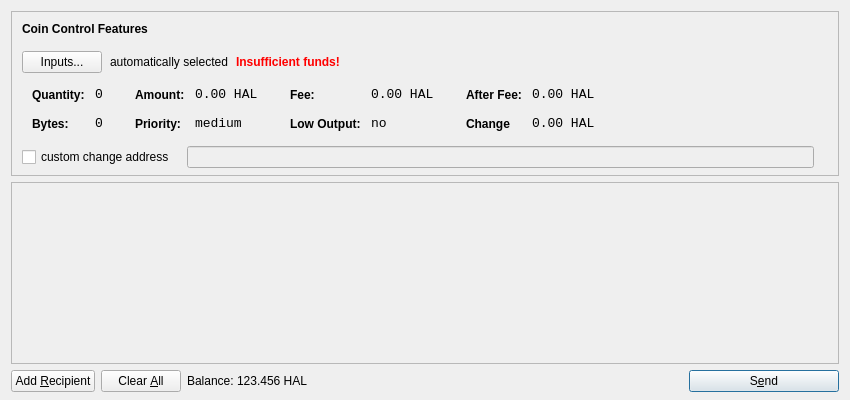
<?xml version="1.0" encoding="UTF-8"?>
<ui version="4.0">
 <class>SendCoinsDialog</class>
 <widget class="QDialog" name="SendCoinsDialog">
  <property name="geometry">
   <rect>
    <x>0</x>
    <y>0</y>
    <width>850</width>
    <height>400</height>
   </rect>
  </property>
  <property name="windowTitle">
   <string>Send Coins</string>
  </property>
  <layout class="QVBoxLayout" name="verticalLayout" stretch="0,1,0">
   <property name="bottomMargin">
    <number>8</number>
   </property>
   <item>
    <widget class="QFrame" name="frameCoinControl">
     <property name="sizePolicy">
      <sizepolicy hsizetype="Expanding" vsizetype="Expanding">
       <horstretch>0</horstretch>
       <verstretch>0</verstretch>
      </sizepolicy>
     </property>
     <property name="maximumSize">
      <size>
       <width>16777215</width>
       <height>16777215</height>
      </size>
     </property>
     <property name="frameShape">
      <enum>QFrame::StyledPanel</enum>
     </property>
     <property name="frameShadow">
      <enum>QFrame::Sunken</enum>
     </property>
     <layout class="QVBoxLayout" name="verticalLayoutCoinControl2">
      <property name="spacing">
       <number>-1</number>
      </property>
      <property name="leftMargin">
       <number>0</number>
      </property>
      <property name="topMargin">
       <number>0</number>
      </property>
      <property name="rightMargin">
       <number>0</number>
      </property>
      <property name="bottomMargin">
       <number>6</number>
      </property>
      <item>
       <layout class="QVBoxLayout" name="verticalLayoutCoinControl" stretch="0,0,0,0,1">
        <property name="spacing">
         <number>0</number>
        </property>
        <property name="leftMargin">
         <number>10</number>
        </property>
        <property name="topMargin">
         <number>10</number>
        </property>
        <item>
         <layout class="QHBoxLayout" name="horizontalLayoutCoinControl1">
          <property name="bottomMargin">
           <number>15</number>
          </property>
          <item>
           <widget class="QLabel" name="labelCoinControlFeatures">
            <property name="sizePolicy">
             <sizepolicy hsizetype="Preferred" vsizetype="Maximum">
              <horstretch>0</horstretch>
              <verstretch>0</verstretch>
             </sizepolicy>
            </property>
            <property name="font">
             <font>
              <weight>75</weight>
              <bold>true</bold>
             </font>
            </property>
            <property name="styleSheet">
             <string notr="true">font-weight:bold;</string>
            </property>
            <property name="text">
             <string>Coin Control Features</string>
            </property>
           </widget>
          </item>
         </layout>
        </item>
        <item>
         <layout class="QHBoxLayout" name="horizontalLayoutCoinControl2" stretch="0,0,0,0">
          <property name="spacing">
           <number>8</number>
          </property>
          <property name="bottomMargin">
           <number>10</number>
          </property>
          <item>
           <widget class="QPushButton" name="pushButtonCoinControl">
            <property name="styleSheet">
             <string notr="true"/>
            </property>
            <property name="text">
             <string>Inputs...</string>
            </property>
           </widget>
          </item>
          <item>
           <widget class="QLabel" name="labelCoinControlAutomaticallySelected">
            <property name="text">
             <string>automatically selected</string>
            </property>
            <property name="margin">
             <number>5</number>
            </property>
           </widget>
          </item>
          <item>
           <widget class="QLabel" name="labelCoinControlInsuffFunds">
            <property name="font">
             <font>
              <weight>75</weight>
              <bold>true</bold>
             </font>
            </property>
            <property name="styleSheet">
             <string notr="true">color:red;font-weight:bold;</string>
            </property>
            <property name="text">
             <string>Insufficient funds!</string>
            </property>
            <property name="margin">
             <number>5</number>
            </property>
           </widget>
          </item>
          <item>
           <spacer name="horizontalSpacerCoinControl">
            <property name="orientation">
             <enum>Qt::Horizontal</enum>
            </property>
            <property name="sizeHint" stdset="0">
             <size>
              <width>40</width>
              <height>1</height>
             </size>
            </property>
           </spacer>
          </item>
         </layout>
        </item>
        <item>
         <widget class="QWidget" name="widgetCoinControl" native="true">
          <property name="sizePolicy">
           <sizepolicy hsizetype="Preferred" vsizetype="Preferred">
            <horstretch>0</horstretch>
            <verstretch>0</verstretch>
           </sizepolicy>
          </property>
          <property name="minimumSize">
           <size>
            <width>0</width>
            <height>0</height>
           </size>
          </property>
          <property name="styleSheet">
           <string notr="true"/>
          </property>
          <layout class="QHBoxLayout" name="horizontalLayoutCoinControl5">
           <property name="margin">
            <number>0</number>
           </property>
           <item>
            <layout class="QHBoxLayout" name="horizontalLayoutCoinControl3" stretch="0,0,0,1">
             <property name="spacing">
              <number>20</number>
             </property>
             <property name="topMargin">
              <number>0</number>
             </property>
             <property name="bottomMargin">
              <number>10</number>
             </property>
             <item>
              <layout class="QFormLayout" name="formLayoutCoinControl1">
               <property name="horizontalSpacing">
                <number>10</number>
               </property>
               <property name="verticalSpacing">
                <number>14</number>
               </property>
               <property name="leftMargin">
                <number>10</number>
               </property>
               <property name="topMargin">
                <number>4</number>
               </property>
               <property name="rightMargin">
                <number>6</number>
               </property>
               <item row="0" column="0">
                <widget class="QLabel" name="labelCoinControlQuantityText">
                 <property name="styleSheet">
                  <string notr="true">font-weight:bold;</string>
                 </property>
                 <property name="text">
                  <string>Quantity:</string>
                 </property>
                 <property name="margin">
                  <number>0</number>
                 </property>
                </widget>
               </item>
               <item row="0" column="1">
                <widget class="QLabel" name="labelCoinControlQuantity">
                 <property name="font">
                  <font>
                   <family>Monospace</family>
                   <pointsize>10</pointsize>
                  </font>
                 </property>
                 <property name="cursor">
                  <cursorShape>IBeamCursor</cursorShape>
                 </property>
                 <property name="contextMenuPolicy">
                  <enum>Qt::ActionsContextMenu</enum>
                 </property>
                 <property name="text">
                  <string>0</string>
                 </property>
                 <property name="margin">
                  <number>0</number>
                 </property>
                 <property name="textInteractionFlags">
                  <set>Qt::LinksAccessibleByMouse|Qt::TextSelectableByKeyboard|Qt::TextSelectableByMouse</set>
                 </property>
                </widget>
               </item>
               <item row="1" column="0">
                <widget class="QLabel" name="labelCoinControlBytesText">
                 <property name="styleSheet">
                  <string notr="true">font-weight:bold;</string>
                 </property>
                 <property name="text">
                  <string>Bytes:</string>
                 </property>
                </widget>
               </item>
               <item row="1" column="1">
                <widget class="QLabel" name="labelCoinControlBytes">
                 <property name="font">
                  <font>
                   <family>Monospace</family>
                   <pointsize>10</pointsize>
                  </font>
                 </property>
                 <property name="cursor">
                  <cursorShape>IBeamCursor</cursorShape>
                 </property>
                 <property name="contextMenuPolicy">
                  <enum>Qt::ActionsContextMenu</enum>
                 </property>
                 <property name="text">
                  <string>0</string>
                 </property>
                 <property name="textInteractionFlags">
                  <set>Qt::LinksAccessibleByMouse|Qt::TextSelectableByKeyboard|Qt::TextSelectableByMouse</set>
                 </property>
                </widget>
               </item>
              </layout>
             </item>
             <item>
              <layout class="QFormLayout" name="formLayoutCoinControl2">
               <property name="horizontalSpacing">
                <number>10</number>
               </property>
               <property name="verticalSpacing">
                <number>14</number>
               </property>
               <property name="leftMargin">
                <number>6</number>
               </property>
               <property name="topMargin">
                <number>4</number>
               </property>
               <property name="rightMargin">
                <number>6</number>
               </property>
               <item row="0" column="0">
                <widget class="QLabel" name="labelCoinControlAmountText">
                 <property name="styleSheet">
                  <string notr="true">font-weight:bold;</string>
                 </property>
                 <property name="text">
                  <string>Amount:</string>
                 </property>
                 <property name="margin">
                  <number>0</number>
                 </property>
                </widget>
               </item>
               <item row="0" column="1">
                <widget class="QLabel" name="labelCoinControlAmount">
                 <property name="font">
                  <font>
                   <family>Monospace</family>
                   <pointsize>10</pointsize>
                  </font>
                 </property>
                 <property name="cursor">
                  <cursorShape>IBeamCursor</cursorShape>
                 </property>
                 <property name="contextMenuPolicy">
                  <enum>Qt::ActionsContextMenu</enum>
                 </property>
                 <property name="text">
                  <string>0.00 HAL</string>
                 </property>
                 <property name="textInteractionFlags">
                  <set>Qt::LinksAccessibleByMouse|Qt::TextSelectableByKeyboard|Qt::TextSelectableByMouse</set>
                 </property>
                </widget>
               </item>
               <item row="1" column="0">
                <widget class="QLabel" name="labelCoinControlPriorityText">
                 <property name="styleSheet">
                  <string notr="true">font-weight:bold;</string>
                 </property>
                 <property name="text">
                  <string>Priority:</string>
                 </property>
                </widget>
               </item>
               <item row="1" column="1">
                <widget class="QLabel" name="labelCoinControlPriority">
                 <property name="font">
                  <font>
                   <family>Monospace</family>
                   <pointsize>10</pointsize>
                  </font>
                 </property>
                 <property name="cursor">
                  <cursorShape>IBeamCursor</cursorShape>
                 </property>
                 <property name="contextMenuPolicy">
                  <enum>Qt::ActionsContextMenu</enum>
                 </property>
                 <property name="text">
                  <string>medium</string>
                 </property>
                 <property name="textInteractionFlags">
                  <set>Qt::LinksAccessibleByMouse|Qt::TextSelectableByKeyboard|Qt::TextSelectableByMouse</set>
                 </property>
                </widget>
               </item>
              </layout>
             </item>
             <item>
              <layout class="QFormLayout" name="formLayoutCoinControl3">
               <property name="horizontalSpacing">
                <number>10</number>
               </property>
               <property name="verticalSpacing">
                <number>14</number>
               </property>
               <property name="leftMargin">
                <number>6</number>
               </property>
               <property name="topMargin">
                <number>4</number>
               </property>
               <property name="rightMargin">
                <number>6</number>
               </property>
               <item row="0" column="0">
                <widget class="QLabel" name="labelCoinControlFeeText">
                 <property name="styleSheet">
                  <string notr="true">font-weight:bold;</string>
                 </property>
                 <property name="text">
                  <string>Fee:</string>
                 </property>
                 <property name="margin">
                  <number>0</number>
                 </property>
                </widget>
               </item>
               <item row="0" column="1">
                <widget class="QLabel" name="labelCoinControlFee">
                 <property name="font">
                  <font>
                   <family>Monospace</family>
                   <pointsize>10</pointsize>
                  </font>
                 </property>
                 <property name="cursor">
                  <cursorShape>IBeamCursor</cursorShape>
                 </property>
                 <property name="contextMenuPolicy">
                  <enum>Qt::ActionsContextMenu</enum>
                 </property>
                 <property name="text">
                  <string>0.00 HAL</string>
                 </property>
                 <property name="textInteractionFlags">
                  <set>Qt::LinksAccessibleByMouse|Qt::TextSelectableByKeyboard|Qt::TextSelectableByMouse</set>
                 </property>
                </widget>
               </item>
               <item row="1" column="0">
                <widget class="QLabel" name="labelCoinControlLowOutputText">
                 <property name="styleSheet">
                  <string notr="true">font-weight:bold;</string>
                 </property>
                 <property name="text">
                  <string>Low Output:</string>
                 </property>
                </widget>
               </item>
               <item row="1" column="1">
                <widget class="QLabel" name="labelCoinControlLowOutput">
                 <property name="font">
                  <font>
                   <family>Monospace</family>
                   <pointsize>10</pointsize>
                  </font>
                 </property>
                 <property name="cursor">
                  <cursorShape>IBeamCursor</cursorShape>
                 </property>
                 <property name="contextMenuPolicy">
                  <enum>Qt::ActionsContextMenu</enum>
                 </property>
                 <property name="text">
                  <string>no</string>
                 </property>
                 <property name="textInteractionFlags">
                  <set>Qt::LinksAccessibleByMouse|Qt::TextSelectableByKeyboard|Qt::TextSelectableByMouse</set>
                 </property>
                </widget>
               </item>
              </layout>
             </item>
             <item>
              <layout class="QFormLayout" name="formLayoutCoinControl4">
               <property name="horizontalSpacing">
                <number>10</number>
               </property>
               <property name="verticalSpacing">
                <number>14</number>
               </property>
               <property name="leftMargin">
                <number>6</number>
               </property>
               <property name="topMargin">
                <number>4</number>
               </property>
               <property name="rightMargin">
                <number>6</number>
               </property>
               <item row="0" column="0">
                <widget class="QLabel" name="labelCoinControlAfterFeeText">
                 <property name="styleSheet">
                  <string notr="true">font-weight:bold;</string>
                 </property>
                 <property name="text">
                  <string>After Fee:</string>
                 </property>
                 <property name="margin">
                  <number>0</number>
                 </property>
                </widget>
               </item>
               <item row="0" column="1">
                <widget class="QLabel" name="labelCoinControlAfterFee">
                 <property name="font">
                  <font>
                   <family>Monospace</family>
                   <pointsize>10</pointsize>
                  </font>
                 </property>
                 <property name="cursor">
                  <cursorShape>IBeamCursor</cursorShape>
                 </property>
                 <property name="contextMenuPolicy">
                  <enum>Qt::ActionsContextMenu</enum>
                 </property>
                 <property name="text">
                  <string>0.00 HAL</string>
                 </property>
                 <property name="textInteractionFlags">
                  <set>Qt::LinksAccessibleByMouse|Qt::TextSelectableByKeyboard|Qt::TextSelectableByMouse</set>
                 </property>
                </widget>
               </item>
               <item row="1" column="0">
                <widget class="QLabel" name="labelCoinControlChangeText">
                 <property name="styleSheet">
                  <string notr="true">font-weight:bold;</string>
                 </property>
                 <property name="text">
                  <string>Change</string>
                 </property>
                </widget>
               </item>
               <item row="1" column="1">
                <widget class="QLabel" name="labelCoinControlChange">
                 <property name="font">
                  <font>
                   <family>Monospace</family>
                   <pointsize>10</pointsize>
                  </font>
                 </property>
                 <property name="cursor">
                  <cursorShape>IBeamCursor</cursorShape>
                 </property>
                 <property name="contextMenuPolicy">
                  <enum>Qt::ActionsContextMenu</enum>
                 </property>
                 <property name="text">
                  <string>0.00 HAL</string>
                 </property>
                 <property name="textInteractionFlags">
                  <set>Qt::LinksAccessibleByMouse|Qt::TextSelectableByKeyboard|Qt::TextSelectableByMouse</set>
                 </property>
                </widget>
               </item>
              </layout>
             </item>
            </layout>
           </item>
          </layout>
         </widget>
        </item>
        <item>
         <layout class="QHBoxLayout" name="horizontalLayoutCoinControl4" stretch="0,0,0">
          <property name="spacing">
           <number>12</number>
          </property>
          <property name="sizeConstraint">
           <enum>QLayout::SetDefaultConstraint</enum>
          </property>
          <property name="topMargin">
           <number>5</number>
          </property>
          <property name="rightMargin">
           <number>5</number>
          </property>
          <item>
           <widget class="QCheckBox" name="checkBoxCoinControlChange">
            <property name="text">
             <string>custom change address</string>
            </property>
           </widget>
          </item>
          <item>
           <widget class="QLineEdit" name="lineEditCoinControlChange">
            <property name="enabled">
             <bool>false</bool>
            </property>
            <property name="sizePolicy">
             <sizepolicy hsizetype="Expanding" vsizetype="Fixed">
              <horstretch>0</horstretch>
              <verstretch>0</verstretch>
             </sizepolicy>
            </property>
           </widget>
          </item>
          <item>
           <widget class="QLabel" name="labelCoinControlChangeLabel">
            <property name="sizePolicy">
             <sizepolicy hsizetype="Preferred" vsizetype="Expanding">
              <horstretch>0</horstretch>
              <verstretch>0</verstretch>
             </sizepolicy>
            </property>
            <property name="minimumSize">
             <size>
              <width>0</width>
              <height>0</height>
             </size>
            </property>
            <property name="text">
             <string/>
            </property>
            <property name="margin">
             <number>3</number>
            </property>
           </widget>
          </item>
         </layout>
        </item>
        <item>
         <spacer name="verticalSpacerCoinControl">
          <property name="orientation">
           <enum>Qt::Vertical</enum>
          </property>
          <property name="sizeHint" stdset="0">
           <size>
            <width>800</width>
            <height>1</height>
           </size>
          </property>
         </spacer>
        </item>
       </layout>
      </item>
     </layout>
    </widget>
   </item>
   <item>
    <widget class="QScrollArea" name="scrollArea">
     <property name="widgetResizable">
      <bool>true</bool>
     </property>
     <widget class="QWidget" name="scrollAreaWidgetContents">
      <property name="geometry">
       <rect>
        <x>0</x>
        <y>0</y>
        <width>830</width>
        <height>165</height>
       </rect>
      </property>
      <layout class="QVBoxLayout" name="verticalLayout_2">
       <property name="margin">
        <number>0</number>
       </property>
       <item>
        <layout class="QVBoxLayout" name="entries">
         <property name="spacing">
          <number>6</number>
         </property>
        </layout>
       </item>
       <item>
        <spacer name="verticalSpacer">
         <property name="orientation">
          <enum>Qt::Vertical</enum>
         </property>
         <property name="sizeHint" stdset="0">
          <size>
           <width>20</width>
           <height>40</height>
          </size>
         </property>
        </spacer>
       </item>
      </layout>
     </widget>
    </widget>
   </item>
   <item>
    <layout class="QHBoxLayout" name="horizontalLayout">
     <item>
      <widget class="QPushButton" name="addButton">
       <property name="toolTip">
        <string>Send to multiple recipients at once</string>
       </property>
       <property name="text">
        <string>Add &amp;Recipient</string>
       </property>
       <property name="icon">
        <iconset resource="../bitcoin.qrc">
         <normaloff>:/icons/add</normaloff>:/icons/add</iconset>
       </property>
       <property name="autoDefault">
        <bool>false</bool>
       </property>
      </widget>
     </item>
     <item>
      <widget class="QPushButton" name="clearButton">
       <property name="sizePolicy">
        <sizepolicy hsizetype="Minimum" vsizetype="Fixed">
         <horstretch>0</horstretch>
         <verstretch>0</verstretch>
        </sizepolicy>
       </property>
       <property name="toolTip">
        <string>Remove all transaction fields</string>
       </property>
       <property name="text">
        <string>Clear &amp;All</string>
       </property>
       <property name="icon">
        <iconset resource="../bitcoin.qrc">
         <normaloff>:/icons/remove</normaloff>:/icons/remove</iconset>
       </property>
       <property name="autoRepeatDelay">
        <number>300</number>
       </property>
       <property name="autoDefault">
        <bool>false</bool>
       </property>
      </widget>
     </item>
     <item>
      <layout class="QHBoxLayout" name="horizontalLayout_2">
       <property name="spacing">
        <number>3</number>
       </property>
       <item>
        <widget class="QLabel" name="label">
         <property name="sizePolicy">
          <sizepolicy hsizetype="Preferred" vsizetype="Fixed">
           <horstretch>0</horstretch>
           <verstretch>0</verstretch>
          </sizepolicy>
         </property>
         <property name="text">
          <string>Balance:</string>
         </property>
        </widget>
       </item>
       <item>
        <widget class="QLabel" name="labelBalance">
         <property name="sizePolicy">
          <sizepolicy hsizetype="Preferred" vsizetype="Fixed">
           <horstretch>0</horstretch>
           <verstretch>0</verstretch>
          </sizepolicy>
         </property>
         <property name="cursor">
          <cursorShape>IBeamCursor</cursorShape>
         </property>
         <property name="text">
          <string>123.456 HAL</string>
         </property>
         <property name="textInteractionFlags">
          <set>Qt::LinksAccessibleByMouse|Qt::TextSelectableByKeyboard|Qt::TextSelectableByMouse</set>
         </property>
        </widget>
       </item>
      </layout>
     </item>
     <item>
      <spacer name="horizontalSpacer">
       <property name="orientation">
        <enum>Qt::Horizontal</enum>
       </property>
       <property name="sizeHint" stdset="0">
        <size>
         <width>40</width>
         <height>20</height>
        </size>
       </property>
      </spacer>
     </item>
     <item>
      <widget class="QPushButton" name="sendButton">
       <property name="minimumSize">
        <size>
         <width>150</width>
         <height>0</height>
        </size>
       </property>
       <property name="toolTip">
        <string>Confirm the send action</string>
       </property>
       <property name="text">
        <string>S&amp;end</string>
       </property>
       <property name="icon">
        <iconset resource="../bitcoin.qrc">
         <normaloff>:/icons/send</normaloff>:/icons/send</iconset>
       </property>
       <property name="default">
        <bool>true</bool>
       </property>
      </widget>
     </item>
    </layout>
   </item>
  </layout>
 </widget>
 <resources>
  <include location="../bitcoin.qrc"/>
 </resources>
 <connections/>
</ui>
